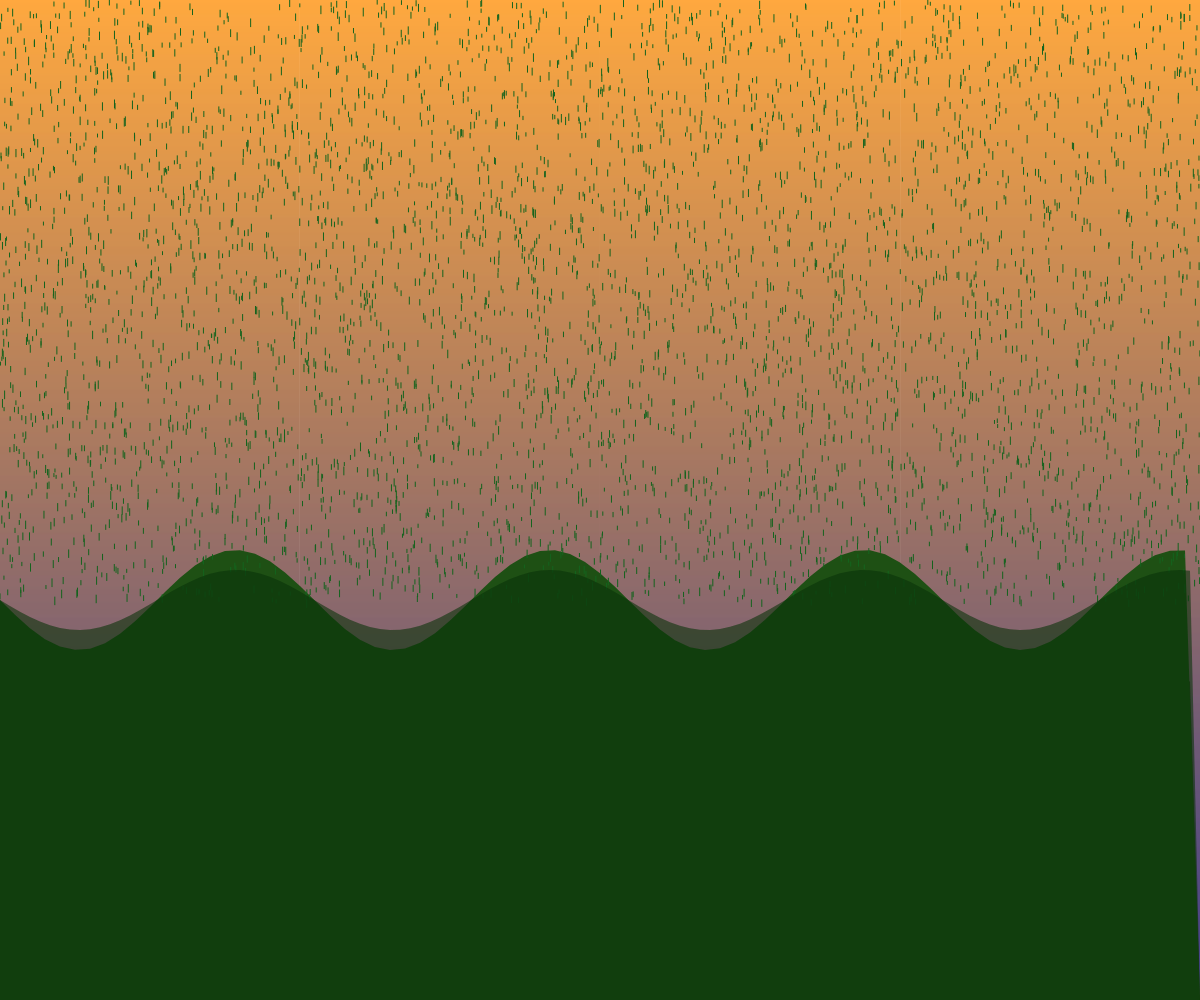
Frame 1 (no input)
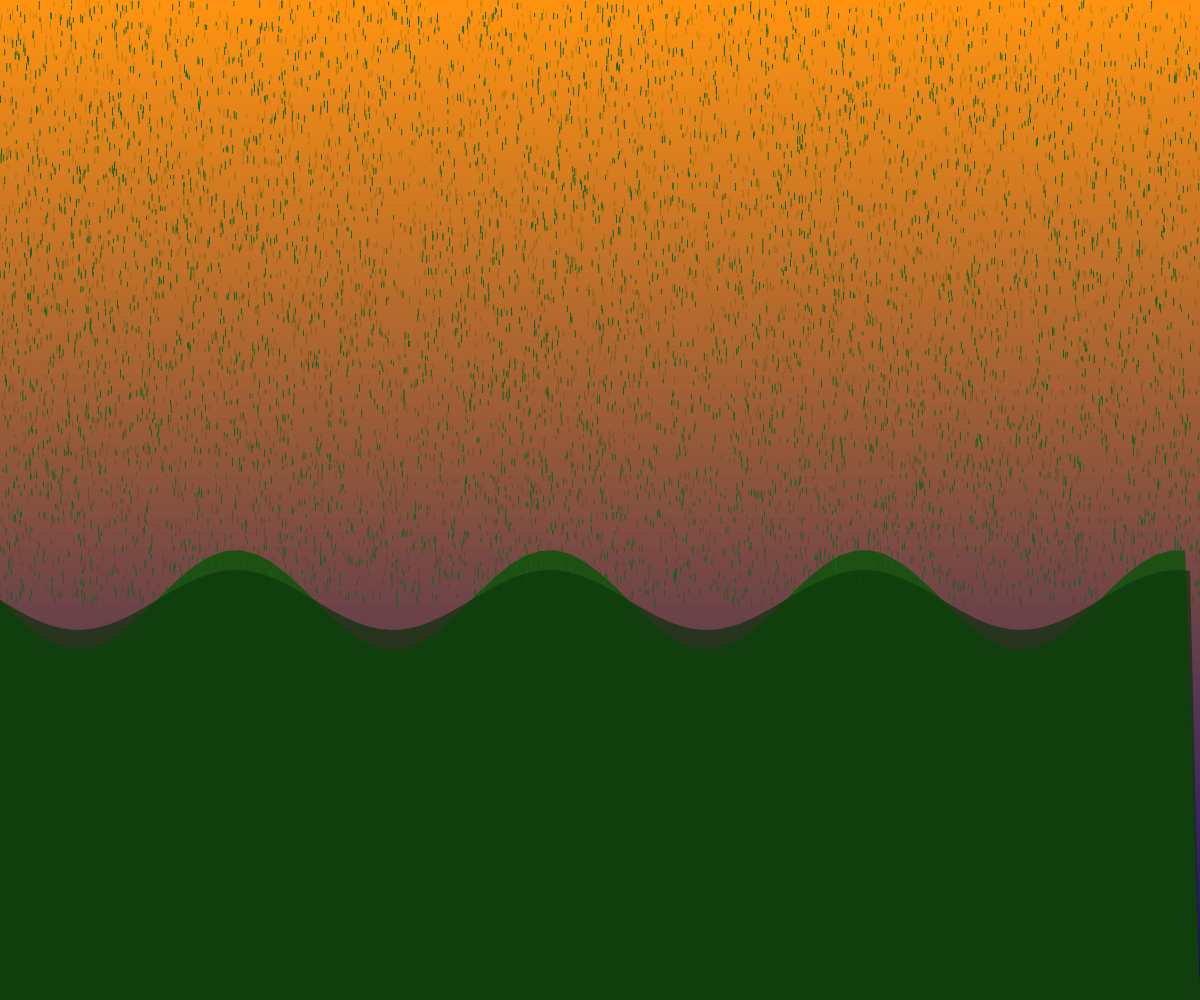
Frame 2 (the mouse pressed at the canvas centre, redrawn once)

The p5.js sketch that drew these frames (run headless with seeded random() and noise() and a simulated clock; the mouse was pressed at the canvas centre and the sketch redrawn once):

// p5.js sketch
// ── sketch.js
function setup() {
  createCanvas(windowWidth, windowHeight);
  noLoop();
}

function draw() {
  // Background gradient for sky
  for (let y = 0; y < height; y++) {
    let inter = map(y, 0, height, 0, 1);
    let c = lerpColor(color(255, 140, 0), color(0, 0, 100), inter); // Sunset to night
    stroke(c);
    line(0, y, width, y);
  }

  // Distant mountains with atmospheric mist
  fill(50, 60, 40);
  noStroke();
  beginShape();
  for (let x = 0; x < width; x += 10) {
    let y = height * 0.7 + sin(x * 0.01) * 30;
    vertex(x, y);
  }
  vertex(width, height);
  vertex(0, height);
  endShape(CLOSE);

  // Midground hills
  fill(30, 80, 20);
  noStroke();
  beginShape();
  for (let x = 0; x < width; x += 15) {
    let y = height * 0.6 + sin(x * 0.02) * 50;
    vertex(x, y);
  }
  vertex(width, height);
  vertex(0, height);
  endShape(CLOSE);

  // Foreground grass texture
  stroke(20, 100, 30);
  strokeWeight(1);
  for (let i = 0; i < 5000; i++) {
    let x = random(width);
    let y = random(height * 0.6);
    let len = random(3, 8);
    line(x, y, x, y + len);
  }

  // Shadows in foreground
  noStroke();
  fill(10, 50, 10, 150);
  beginShape();
  for (let x = 0; x < width; x += 10) {
    let y = height * 0.6 + sin(x * 0.02 + millis() * 0.001) * 30;
    vertex(x, y);
  }
  vertex(width, height);
  vertex(0, height);
  endShape(CLOSE);
}

function windowResized() {
  resizeCanvas(windowWidth, windowHeight);
}
